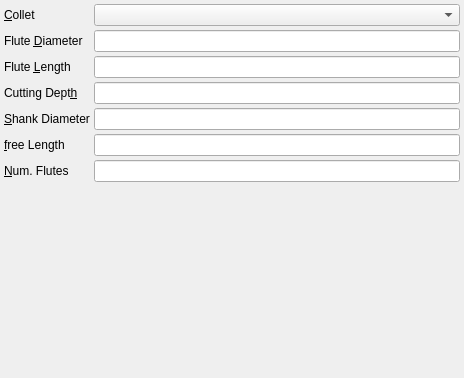
<?xml version="1.0" encoding="UTF-8"?>
<ui version="4.0">
 <class>DimensionToolEditor</class>
 <widget class="QWidget" name="DimensionToolEditor">
  <property name="geometry">
   <rect>
    <x>0</x>
    <y>0</y>
    <width>464</width>
    <height>378</height>
   </rect>
  </property>
  <property name="windowTitle">
   <string>Form</string>
  </property>
  <layout class="QGridLayout" name="gridLayout" columnstretch="0,0,0">
   <property name="leftMargin">
    <number>4</number>
   </property>
   <property name="topMargin">
    <number>4</number>
   </property>
   <property name="rightMargin">
    <number>4</number>
   </property>
   <property name="bottomMargin">
    <number>4</number>
   </property>
   <property name="spacing">
    <number>4</number>
   </property>
   <item row="1" column="0">
    <widget class="QLabel" name="label_2">
     <property name="sizePolicy">
      <sizepolicy hsizetype="Fixed" vsizetype="Fixed">
       <horstretch>0</horstretch>
       <verstretch>0</verstretch>
      </sizepolicy>
     </property>
     <property name="text">
      <string>Flute &amp;Diameter</string>
     </property>
     <property name="buddy">
      <cstring>fluteDiameter</cstring>
     </property>
    </widget>
   </item>
   <item row="5" column="1" colspan="2">
    <widget class="QLineEdit" name="freeLength">
     <property name="sizePolicy">
      <sizepolicy hsizetype="MinimumExpanding" vsizetype="Fixed">
       <horstretch>0</horstretch>
       <verstretch>0</verstretch>
      </sizepolicy>
     </property>
     <property name="alignment">
      <set>Qt::AlignRight|Qt::AlignTrailing|Qt::AlignVCenter</set>
     </property>
    </widget>
   </item>
   <item row="3" column="0">
    <widget class="QLabel" name="label_4">
     <property name="sizePolicy">
      <sizepolicy hsizetype="Fixed" vsizetype="Fixed">
       <horstretch>0</horstretch>
       <verstretch>0</verstretch>
      </sizepolicy>
     </property>
     <property name="text">
      <string>Cutting Dept&amp;h</string>
     </property>
     <property name="buddy">
      <cstring>cuttingDepth</cstring>
     </property>
    </widget>
   </item>
   <item row="2" column="0">
    <widget class="QLabel" name="label_3">
     <property name="sizePolicy">
      <sizepolicy hsizetype="Fixed" vsizetype="Fixed">
       <horstretch>0</horstretch>
       <verstretch>0</verstretch>
      </sizepolicy>
     </property>
     <property name="text">
      <string>Flute &amp;Length</string>
     </property>
     <property name="buddy">
      <cstring>fluteLength</cstring>
     </property>
    </widget>
   </item>
   <item row="2" column="1" colspan="2">
    <widget class="QLineEdit" name="fluteLength">
     <property name="sizePolicy">
      <sizepolicy hsizetype="MinimumExpanding" vsizetype="Fixed">
       <horstretch>0</horstretch>
       <verstretch>0</verstretch>
      </sizepolicy>
     </property>
     <property name="alignment">
      <set>Qt::AlignRight|Qt::AlignTrailing|Qt::AlignVCenter</set>
     </property>
    </widget>
   </item>
   <item row="4" column="1" colspan="2">
    <widget class="QLineEdit" name="shankDiameter">
     <property name="sizePolicy">
      <sizepolicy hsizetype="MinimumExpanding" vsizetype="Fixed">
       <horstretch>0</horstretch>
       <verstretch>0</verstretch>
      </sizepolicy>
     </property>
     <property name="alignment">
      <set>Qt::AlignRight|Qt::AlignTrailing|Qt::AlignVCenter</set>
     </property>
    </widget>
   </item>
   <item row="5" column="0">
    <widget class="QLabel" name="label_6">
     <property name="sizePolicy">
      <sizepolicy hsizetype="Fixed" vsizetype="Fixed">
       <horstretch>0</horstretch>
       <verstretch>0</verstretch>
      </sizepolicy>
     </property>
     <property name="text">
      <string>&amp;free Length</string>
     </property>
     <property name="buddy">
      <cstring>freeLength</cstring>
     </property>
    </widget>
   </item>
   <item row="3" column="1" colspan="2">
    <widget class="QLineEdit" name="cuttingDepth">
     <property name="sizePolicy">
      <sizepolicy hsizetype="MinimumExpanding" vsizetype="Fixed">
       <horstretch>0</horstretch>
       <verstretch>0</verstretch>
      </sizepolicy>
     </property>
     <property name="alignment">
      <set>Qt::AlignRight|Qt::AlignTrailing|Qt::AlignVCenter</set>
     </property>
    </widget>
   </item>
   <item row="6" column="0">
    <widget class="QLabel" name="label_8">
     <property name="sizePolicy">
      <sizepolicy hsizetype="Fixed" vsizetype="Fixed">
       <horstretch>0</horstretch>
       <verstretch>0</verstretch>
      </sizepolicy>
     </property>
     <property name="text">
      <string>&amp;Num. Flutes</string>
     </property>
     <property name="buddy">
      <cstring>numFlutes</cstring>
     </property>
    </widget>
   </item>
   <item row="1" column="1" colspan="2">
    <widget class="QLineEdit" name="fluteDiameter">
     <property name="sizePolicy">
      <sizepolicy hsizetype="MinimumExpanding" vsizetype="Fixed">
       <horstretch>0</horstretch>
       <verstretch>0</verstretch>
      </sizepolicy>
     </property>
     <property name="alignment">
      <set>Qt::AlignRight|Qt::AlignTrailing|Qt::AlignVCenter</set>
     </property>
    </widget>
   </item>
   <item row="6" column="1" colspan="2">
    <widget class="QLineEdit" name="numFlutes">
     <property name="sizePolicy">
      <sizepolicy hsizetype="MinimumExpanding" vsizetype="Fixed">
       <horstretch>0</horstretch>
       <verstretch>0</verstretch>
      </sizepolicy>
     </property>
     <property name="alignment">
      <set>Qt::AlignRight|Qt::AlignTrailing|Qt::AlignVCenter</set>
     </property>
    </widget>
   </item>
   <item row="0" column="0">
    <widget class="QLabel" name="label">
     <property name="sizePolicy">
      <sizepolicy hsizetype="Fixed" vsizetype="Fixed">
       <horstretch>0</horstretch>
       <verstretch>0</verstretch>
      </sizepolicy>
     </property>
     <property name="text">
      <string>&amp;Collet</string>
     </property>
     <property name="buddy">
      <cstring>cbCollet</cstring>
     </property>
    </widget>
   </item>
   <item row="4" column="0">
    <widget class="QLabel" name="label_5">
     <property name="sizePolicy">
      <sizepolicy hsizetype="Fixed" vsizetype="Fixed">
       <horstretch>0</horstretch>
       <verstretch>0</verstretch>
      </sizepolicy>
     </property>
     <property name="text">
      <string>&amp;Shank Diameter</string>
     </property>
     <property name="margin">
      <number>0</number>
     </property>
     <property name="buddy">
      <cstring>shankDiameter</cstring>
     </property>
    </widget>
   </item>
   <item row="0" column="1" colspan="2">
    <widget class="QComboBox" name="cbCollet">
     <property name="sizePolicy">
      <sizepolicy hsizetype="MinimumExpanding" vsizetype="Fixed">
       <horstretch>0</horstretch>
       <verstretch>0</verstretch>
      </sizepolicy>
     </property>
    </widget>
   </item>
   <item row="7" column="1">
    <spacer name="verticalSpacer">
     <property name="orientation">
      <enum>Qt::Vertical</enum>
     </property>
     <property name="sizeHint" stdset="0">
      <size>
       <width>20</width>
       <height>40</height>
      </size>
     </property>
    </spacer>
   </item>
  </layout>
 </widget>
 <tabstops>
  <tabstop>cbCollet</tabstop>
  <tabstop>fluteDiameter</tabstop>
  <tabstop>fluteLength</tabstop>
  <tabstop>cuttingDepth</tabstop>
  <tabstop>shankDiameter</tabstop>
  <tabstop>freeLength</tabstop>
  <tabstop>numFlutes</tabstop>
 </tabstops>
 <resources/>
 <connections/>
</ui>
